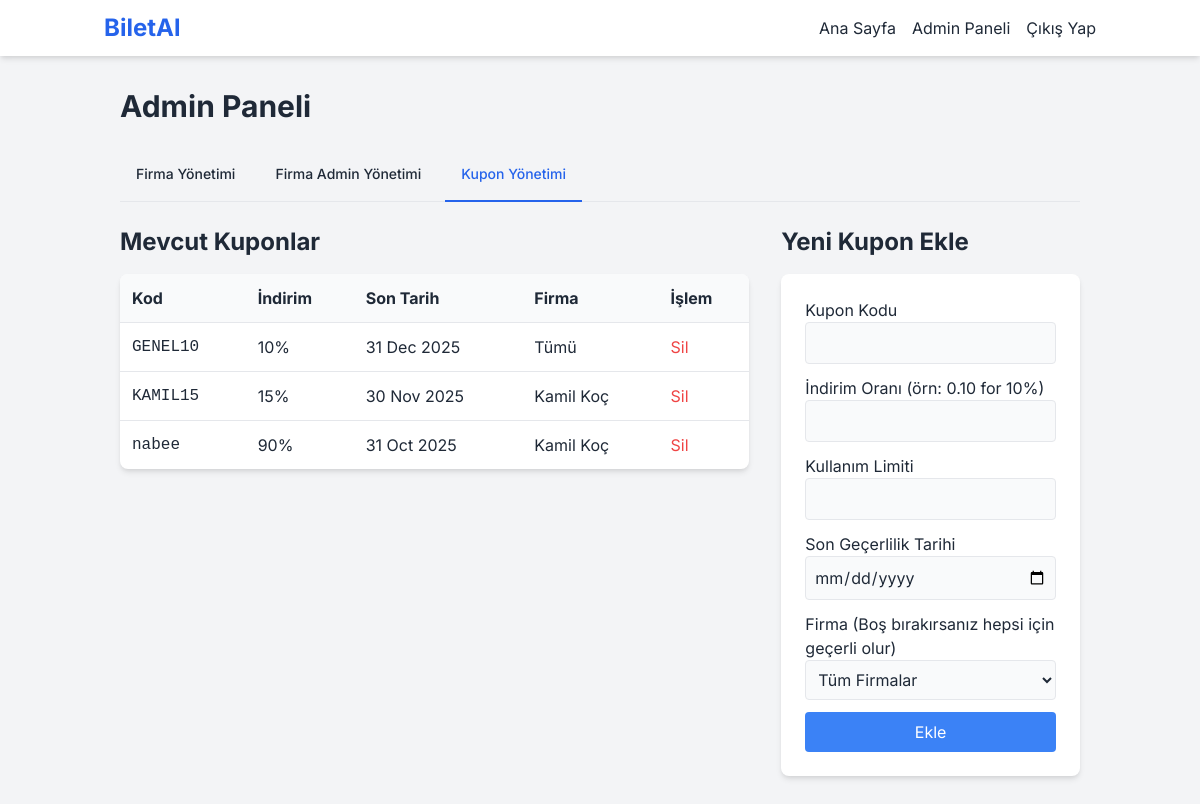
The app's page /admin/index.php?tab=coupons (signed in) with its own data.
### tables this page shows
CREATE TABLE coupons (
                id INTEGER PRIMARY KEY AUTOINCREMENT, code TEXT NOT NULL UNIQUE, discount_rate REAL NOT NULL,
                usage_limit INTEGER NOT NULL, expiry_date TEXT NOT NULL, company_id INTEGER,
                FOREIGN KEY (company_id) REFERENCES companies(id) ON DELETE SET NULL
            );

CREATE TABLE companies (id INTEGER PRIMARY KEY AUTOINCREMENT, name TEXT NOT NULL UNIQUE, created_at TEXT DEFAULT CURRENT_TIMESTAMP);

### helpers.php (called while the page is built, shortened)
<?php
function is_logged_in() {
    return isset($_SESSION['user_id']);
}

### admin/index.php (the view, shortened to what this page needs)
<?php
require_once '../config.php';
require_once '../helpers.php';
$tab = $_GET['tab'] ?? 'companies';
include '../header.php';
?>
 <h1 class="text-3xl font-bold mb-6">Admin Paneli</h1>
 <div class="mb-6 border-b border-gray-200">
    <ul class="flex flex-wrap -mb-px text-sm font-medium text-center">
        <li class="mr-2"><a href="index.php?tab=companies" class="inline-block p-4 border-b-2 rounded-t-lg <?php echo $tab === 'companies' ? 'text-blue-600 border-blue-600' : 'border-transparent hover:text-gray-600 hover:border-gray-300'; ?>">Firma Yönetimi</a></li>
        <li class="mr-2"><a href="index.php?tab=admins" class="inline-block p-4 border-b-2 rounded-t-lg <?php echo $tab === 'admins' ? 'text-blue-600 border-blue-600' : 'border-transparent hover:text-gray-600 hover:border-gray-300'; ?>">Firma Admin Yönetimi</a></li>
        <li class="mr-2"><a href="index.php?tab=coupons" class="inline-block p-4 border-b-2 rounded-t-lg <?php echo $tab === 'coupons' ? 'text-blue-600 border-blue-600' : 'border-transparent hover:text-gray-600 hover:border-gray-300'; ?>">Kupon Yönetimi</a></li>
    </ul>
</div>
<?php if ($tab === 'companies'):
    $companies = $pdo->query("SELECT * FROM companies ORDER BY name")->fetchAll();
?>
<div class="grid grid-cols-1 md:grid-cols-3 gap-8">
    <div class="md:col-span-2">
         <h2 class="text-2xl font-bold mb-4">Mevcut Firmalar</h2>
        <div class="bg-white rounded-lg shadow-md overflow-x-auto"><table class="w-full text-left"><thead class="bg-gray-50"><tr><th class="p-3">ID</th><th class="p-3">Firma Adı</th></tr></thead>
           <tbody>
               <?php foreach($companies as $company): ?>
               <tr class="border-t"><td class="p-3"><?php echo $company['id']; ?></td><td class="p-3"><?php echo htmlspecialchars($company['name']); ?></td></tr>
               <?php endforeach; ?>
           </tbody></table></div>
    </div>
    <div>
         <h2 class="text-2xl font-bold mb-4">Yeni Firma Ekle</h2>
         <div class="bg-white rounded-lg shadow-md p-6">
            <form action="index.php?tab=companies&action=add_company" method="POST">
                <div class="mb-3"><label class="block">Firma Adı</label><input type="text" name="name" required class="w-full p-2 border rounded bg-gray-50"></div>
                <button type="submit" class="w-full bg-blue-500 text-white p-2 rounded hover:bg-blue-600">Ekle</button>
            </form>
         </div>
    </div>
</div>
<?php elseif ($tab === 'coupons'):
    $coupons = $pdo->query("SELECT co.*, c.name as company_name FROM coupons co LEFT JOIN companies c ON co.company_id = c.id ORDER BY co.expiry_date DESC")->fetchAll();
?>
<div class="grid grid-cols-1 md:grid-cols-3 gap-8">
    <div class="md:col-span-2">
         <h2 class="text-2xl font-bold mb-4">Mevcut Kuponlar</h2>
         <div class="bg-white rounded-lg shadow-md overflow-x-auto"><table class="w-full text-left"><thead class="bg-gray-50"><tr><th class="p-3">Kod</th><th class="p-3">İndirim</th><th class="p-3">Son Tarih</th><th class="p-3">Firma</th><th class="p-3">İşlem</th></tr></thead>
           <tbody>
               <?php foreach($coupons as $coupon): ?>
               <tr class="border-t"><td class="p-3 font-mono"><?php echo htmlspecialchars($coupon['code']); ?></td><td class="p-3"><?php echo ($coupon['discount_rate'] * 100); ?>%</td><td class="p-3"><?php echo date('d M Y', strtotime($coupon['expiry_date'])); ?></td><td class="p-3"><?php echo $coupon['company_name'] ?? 'Tümü'; ?></td>
               <td class="p-3">
                   <form action="index.php?tab=coupons&action=delete_coupon" method="POST" onsubmit="return confirm('Bu kuponu silmek istediğinize emin misiniz?');">
                       <button type="submit" class="text-red-500 hover:underline">Sil</button>
                   </form>
               </td></tr>
               <?php endforeach; ?>
           </tbody></table></div>
    </div>
    <div>
         <h2 class="text-2xl font-bold mb-4">Yeni Kupon Ekle</h2>
          <div class="bg-white rounded-lg shadow-md p-6">
            <form action="index.php?tab=coupons&action=add_coupon" method="POST">
                <div class="mb-3"><label class="block">Kupon Kodu</label><input type="text" name="code" required class="w-full p-2 border rounded bg-gray-50"></div>
                <div class="mb-3"><label class="block">İndirim Oranı (örn: 0.10 for 10%)</label><input type="number" step="0.01" min="0.01" max="1" name="discount_rate" required class="w-full p-2 border rounded bg-gray-50"></div>
                <div class="mb-3"><label class="block">Kullanım Limiti</label><input type="number" min="1" name="usage_limit" required class="w-full p-2 border rounded bg-gray-50"></div>
                <div class="mb-3"><label class="block">Son Geçerlilik Tarihi</label><input type="date" name="expiry_date" required class="w-full p-2 border rounded bg-gray-50"></div>
                <div class="mb-3"><label class="block">Firma (Boş bırakırsanız hepsi için geçerli olur)</label><select name="company_id" class="w-full p-2 border rounded bg-gray-50"><option value="">Tüm Firmalar</option></select></div>
                <button type="submit" class="w-full bg-blue-500 text-white p-2 rounded hover:bg-blue-600">Ekle</button>
            </form>
         </div>
    </div>
</div>
<?php endif; ?>
<?php
include '../footer.php';
?>

### header.php (shortened to what this page needs)
<!DOCTYPE html>
<html lang="tr">
<head>
    <link href="https://cdn.jsdelivr.net/npm/tailwindcss@2.2.19/dist/tailwind.min.css" rel="stylesheet">
    <link rel="stylesheet" href="style.css">
</head>
<body class="bg-gray-100 text-gray-800">
    <nav class="bg-white shadow-md">
        <div class="container mx-auto px-4 py-3 flex justify-between items-center">
            <a href="index.php" class="text-2xl font-bold text-blue-600">BiletAl</a>
            <div class="flex items-center space-x-4">
                <a href="index.php" class="hover:text-blue-500">Ana Sayfa</a>
                <?php if (is_logged_in()): ?>
                    <?php if ($_SESSION['role'] === 'Admin'): ?>
                        <a href="admin/" class="hover:text-blue-500">Admin Paneli</a>
                    <?php elseif ($_SESSION['role'] === 'Firma Admin'): ?>
                        <a href="firmaadmin/" class="hover:text-blue-500">Firma Paneli</a>
                    <?php elseif ($_SESSION['role'] === 'User'): ?>
                        <a href="hesabim.php" class="hover:text-blue-500">Hesabım</a>
                    <?php endif; ?>
                    <a href="/logout.php" class="hover:text-blue-500">Çıkış Yap</a>
                <?php else: ?>
                    <a href="login.php" class="hover:text-blue-500">Giriş Yap</a>
                    <a href="register.php" class="bg-blue-500 text-white px-3 py-1 rounded hover:bg-blue-600">Kayıt Ol</a>
                <?php endif; ?>
            </div>
        </div>
    </nav>
    <main class="container mx-auto p-4 md:p-8">

### footer.php
    </main>
</body>
</html>

### style.css (style rules this page uses)
body { font-family: 'Inter', sans-serif; }

### records on screen
coupons: code "GENEL10", $coupon['discount_rate']*100 "10", expiry_date "31 Dec 2025", company_name "Tümü"
coupons: code "KAMIL15", $coupon['discount_rate']*100 "15", expiry_date "30 Nov 2025", company.name "Kamil Koç"
coupons: code "nabee", $coupon['discount_rate']*100 "90", expiry_date "31 Oct 2025", company.name "Kamil Koç"
